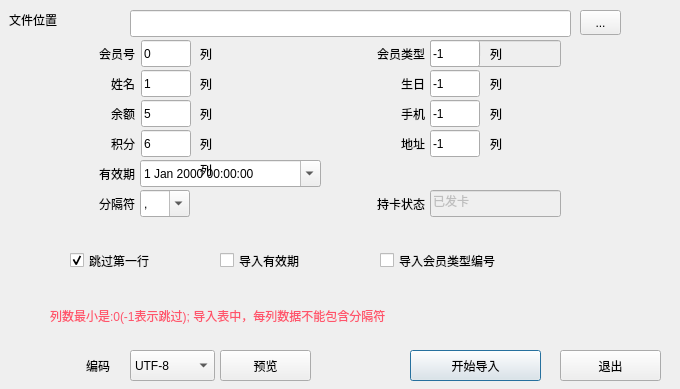
<?xml version="1.0" encoding="UTF-8"?>
<ui version="4.0">
 <class>w_sys_manage_basicdataimport_m_Dialog</class>
 <widget class="QDialog" name="w_sys_manage_basicdataimport_m_Dialog">
  <property name="geometry">
   <rect>
    <x>0</x>
    <y>0</y>
    <width>680</width>
    <height>389</height>
   </rect>
  </property>
  <property name="windowTitle">
   <string>Dialog</string>
  </property>
  <widget class="QCheckBox" name="checkBox">
   <property name="geometry">
    <rect>
     <x>70</x>
     <y>250</y>
     <width>151</width>
     <height>21</height>
    </rect>
   </property>
   <property name="text">
    <string>跳过第一行</string>
   </property>
   <property name="checked">
    <bool>true</bool>
   </property>
  </widget>
  <widget class="QLabel" name="label">
   <property name="geometry">
    <rect>
     <x>20</x>
     <y>40</y>
     <width>115</width>
     <height>27</height>
    </rect>
   </property>
   <property name="text">
    <string>会员号</string>
   </property>
   <property name="alignment">
    <set>Qt::AlignRight|Qt::AlignTrailing|Qt::AlignVCenter</set>
   </property>
  </widget>
  <widget class="QLabel" name="label_2">
   <property name="geometry">
    <rect>
     <x>20</x>
     <y>70</y>
     <width>115</width>
     <height>27</height>
    </rect>
   </property>
   <property name="text">
    <string>姓名</string>
   </property>
   <property name="alignment">
    <set>Qt::AlignRight|Qt::AlignTrailing|Qt::AlignVCenter</set>
   </property>
  </widget>
  <widget class="QLabel" name="label_3">
   <property name="geometry">
    <rect>
     <x>20</x>
     <y>100</y>
     <width>115</width>
     <height>27</height>
    </rect>
   </property>
   <property name="text">
    <string>余额</string>
   </property>
   <property name="alignment">
    <set>Qt::AlignRight|Qt::AlignTrailing|Qt::AlignVCenter</set>
   </property>
  </widget>
  <widget class="QLabel" name="label_4">
   <property name="geometry">
    <rect>
     <x>20</x>
     <y>130</y>
     <width>115</width>
     <height>27</height>
    </rect>
   </property>
   <property name="text">
    <string>积分</string>
   </property>
   <property name="alignment">
    <set>Qt::AlignRight|Qt::AlignTrailing|Qt::AlignVCenter</set>
   </property>
  </widget>
  <widget class="QLabel" name="label_5">
   <property name="geometry">
    <rect>
     <x>20</x>
     <y>160</y>
     <width>115</width>
     <height>27</height>
    </rect>
   </property>
   <property name="text">
    <string>有效期</string>
   </property>
   <property name="alignment">
    <set>Qt::AlignRight|Qt::AlignTrailing|Qt::AlignVCenter</set>
   </property>
  </widget>
  <widget class="QLineEdit" name="lineEdit_no">
   <property name="geometry">
    <rect>
     <x>141</x>
     <y>40</y>
     <width>50</width>
     <height>27</height>
    </rect>
   </property>
   <property name="text">
    <string>0</string>
   </property>
  </widget>
  <widget class="QLineEdit" name="lineEdit_name">
   <property name="geometry">
    <rect>
     <x>141</x>
     <y>70</y>
     <width>50</width>
     <height>27</height>
    </rect>
   </property>
   <property name="text">
    <string>1</string>
   </property>
  </widget>
  <widget class="QLineEdit" name="lineEdit_num">
   <property name="geometry">
    <rect>
     <x>141</x>
     <y>100</y>
     <width>50</width>
     <height>27</height>
    </rect>
   </property>
   <property name="text">
    <string>5</string>
   </property>
  </widget>
  <widget class="QLineEdit" name="lineEdit_point">
   <property name="geometry">
    <rect>
     <x>141</x>
     <y>130</y>
     <width>50</width>
     <height>27</height>
    </rect>
   </property>
   <property name="text">
    <string>6</string>
   </property>
  </widget>
  <widget class="QLineEdit" name="lineEdit_date">
   <property name="geometry">
    <rect>
     <x>141</x>
     <y>160</y>
     <width>50</width>
     <height>27</height>
    </rect>
   </property>
   <property name="text">
    <string>7</string>
   </property>
  </widget>
  <widget class="QLabel" name="label_6">
   <property name="geometry">
    <rect>
     <x>20</x>
     <y>190</y>
     <width>115</width>
     <height>27</height>
    </rect>
   </property>
   <property name="text">
    <string>分隔符</string>
   </property>
   <property name="alignment">
    <set>Qt::AlignRight|Qt::AlignTrailing|Qt::AlignVCenter</set>
   </property>
  </widget>
  <widget class="QComboBox" name="comboBox">
   <property name="geometry">
    <rect>
     <x>140</x>
     <y>190</y>
     <width>50</width>
     <height>27</height>
    </rect>
   </property>
   <property name="editable">
    <bool>true</bool>
   </property>
   <item>
    <property name="text">
     <string>,</string>
    </property>
   </item>
  </widget>
  <widget class="QCheckBox" name="checkBox_2">
   <property name="geometry">
    <rect>
     <x>220</x>
     <y>250</y>
     <width>151</width>
     <height>21</height>
    </rect>
   </property>
   <property name="text">
    <string>导入有效期</string>
   </property>
  </widget>
  <widget class="lds_datetimeEdit" name="dateTimeEdit">
   <property name="geometry">
    <rect>
     <x>140</x>
     <y>160</y>
     <width>181</width>
     <height>27</height>
    </rect>
   </property>
   <property name="calendarPopup">
    <bool>true</bool>
   </property>
  </widget>
  <widget class="QPushButton" name="pushButton_import">
   <property name="geometry">
    <rect>
     <x>410</x>
     <y>350</y>
     <width>131</width>
     <height>31</height>
    </rect>
   </property>
   <property name="text">
    <string>开始导入</string>
   </property>
   <property name="outer_stylesheet" stdset="0">
    <string>pushbutton</string>
   </property>
  </widget>
  <widget class="QPushButton" name="pushButton_2">
   <property name="geometry">
    <rect>
     <x>560</x>
     <y>350</y>
     <width>101</width>
     <height>31</height>
    </rect>
   </property>
   <property name="text">
    <string>退出</string>
   </property>
   <property name="outer_stylesheet" stdset="0">
    <string>pushbutton</string>
   </property>
  </widget>
  <widget class="QLabel" name="label_7">
   <property name="geometry">
    <rect>
     <x>200</x>
     <y>100</y>
     <width>50</width>
     <height>27</height>
    </rect>
   </property>
   <property name="text">
    <string>列</string>
   </property>
  </widget>
  <widget class="QLabel" name="label_8">
   <property name="geometry">
    <rect>
     <x>200</x>
     <y>130</y>
     <width>50</width>
     <height>27</height>
    </rect>
   </property>
   <property name="text">
    <string>列</string>
   </property>
  </widget>
  <widget class="QLabel" name="label_9">
   <property name="geometry">
    <rect>
     <x>200</x>
     <y>70</y>
     <width>50</width>
     <height>27</height>
    </rect>
   </property>
   <property name="text">
    <string>列</string>
   </property>
  </widget>
  <widget class="QLabel" name="label_10">
   <property name="geometry">
    <rect>
     <x>200</x>
     <y>160</y>
     <width>50</width>
     <height>20</height>
    </rect>
   </property>
   <property name="text">
    <string>列</string>
   </property>
  </widget>
  <widget class="QLabel" name="label_11">
   <property name="geometry">
    <rect>
     <x>200</x>
     <y>40</y>
     <width>50</width>
     <height>27</height>
    </rect>
   </property>
   <property name="text">
    <string>列</string>
   </property>
  </widget>
  <widget class="QLineEdit" name="lineEdit_path">
   <property name="geometry">
    <rect>
     <x>130</x>
     <y>10</y>
     <width>441</width>
     <height>27</height>
    </rect>
   </property>
  </widget>
  <widget class="QLabel" name="label_12">
   <property name="geometry">
    <rect>
     <x>9</x>
     <y>10</y>
     <width>111</width>
     <height>20</height>
    </rect>
   </property>
   <property name="text">
    <string>文件位置</string>
   </property>
  </widget>
  <widget class="QToolButton" name="toolButton">
   <property name="geometry">
    <rect>
     <x>580</x>
     <y>10</y>
     <width>41</width>
     <height>25</height>
    </rect>
   </property>
   <property name="text">
    <string>...</string>
   </property>
   <property name="outer_stylesheet" stdset="0">
    <string>pushbutton</string>
   </property>
  </widget>
  <widget class="QLabel" name="label_13">
   <property name="geometry">
    <rect>
     <x>50</x>
     <y>290</y>
     <width>601</width>
     <height>51</height>
    </rect>
   </property>
   <property name="styleSheet">
    <string notr="true">color:#ff546b;</string>
   </property>
   <property name="text">
    <string>列数最小是:0(-1表示跳过); 导入表中，每列数据不能包含分隔符</string>
   </property>
   <property name="wordWrap">
    <bool>true</bool>
   </property>
  </widget>
  <widget class="QLabel" name="label_14">
   <property name="geometry">
    <rect>
     <x>310</x>
     <y>40</y>
     <width>115</width>
     <height>27</height>
    </rect>
   </property>
   <property name="text">
    <string>会员类型</string>
   </property>
   <property name="alignment">
    <set>Qt::AlignRight|Qt::AlignTrailing|Qt::AlignVCenter</set>
   </property>
  </widget>
  <widget class="QLineEdit" name="lineEdit_ch_typeno">
   <property name="enabled">
    <bool>false</bool>
   </property>
   <property name="geometry">
    <rect>
     <x>430</x>
     <y>40</y>
     <width>131</width>
     <height>27</height>
    </rect>
   </property>
   <property name="text">
    <string>默认类别</string>
   </property>
  </widget>
  <widget class="QLabel" name="label_15">
   <property name="geometry">
    <rect>
     <x>490</x>
     <y>70</y>
     <width>50</width>
     <height>27</height>
    </rect>
   </property>
   <property name="text">
    <string>列</string>
   </property>
  </widget>
  <widget class="QLineEdit" name="lineEdit_birthday">
   <property name="geometry">
    <rect>
     <x>430</x>
     <y>70</y>
     <width>50</width>
     <height>27</height>
    </rect>
   </property>
   <property name="text">
    <string>-1</string>
   </property>
  </widget>
  <widget class="QLabel" name="label_16">
   <property name="geometry">
    <rect>
     <x>310</x>
     <y>70</y>
     <width>115</width>
     <height>27</height>
    </rect>
   </property>
   <property name="text">
    <string>生日</string>
   </property>
   <property name="alignment">
    <set>Qt::AlignRight|Qt::AlignTrailing|Qt::AlignVCenter</set>
   </property>
  </widget>
  <widget class="QLabel" name="label_17">
   <property name="geometry">
    <rect>
     <x>310</x>
     <y>100</y>
     <width>115</width>
     <height>27</height>
    </rect>
   </property>
   <property name="text">
    <string>手机</string>
   </property>
   <property name="alignment">
    <set>Qt::AlignRight|Qt::AlignTrailing|Qt::AlignVCenter</set>
   </property>
  </widget>
  <widget class="QLineEdit" name="lineEdit_handtel">
   <property name="geometry">
    <rect>
     <x>430</x>
     <y>100</y>
     <width>50</width>
     <height>27</height>
    </rect>
   </property>
   <property name="text">
    <string>-1</string>
   </property>
  </widget>
  <widget class="QLabel" name="label_18">
   <property name="geometry">
    <rect>
     <x>490</x>
     <y>100</y>
     <width>50</width>
     <height>27</height>
    </rect>
   </property>
   <property name="text">
    <string>列</string>
   </property>
  </widget>
  <widget class="QLabel" name="label_19">
   <property name="geometry">
    <rect>
     <x>490</x>
     <y>130</y>
     <width>50</width>
     <height>27</height>
    </rect>
   </property>
   <property name="text">
    <string>列</string>
   </property>
  </widget>
  <widget class="QLineEdit" name="lineEdit_address">
   <property name="geometry">
    <rect>
     <x>430</x>
     <y>130</y>
     <width>50</width>
     <height>27</height>
    </rect>
   </property>
   <property name="text">
    <string>-1</string>
   </property>
  </widget>
  <widget class="QLabel" name="label_20">
   <property name="geometry">
    <rect>
     <x>310</x>
     <y>130</y>
     <width>115</width>
     <height>27</height>
    </rect>
   </property>
   <property name="text">
    <string>地址</string>
   </property>
   <property name="alignment">
    <set>Qt::AlignRight|Qt::AlignTrailing|Qt::AlignVCenter</set>
   </property>
  </widget>
  <widget class="QLineEdit" name="lineEdit_ch_cardflag">
   <property name="enabled">
    <bool>false</bool>
   </property>
   <property name="geometry">
    <rect>
     <x>430</x>
     <y>190</y>
     <width>131</width>
     <height>27</height>
    </rect>
   </property>
   <property name="text">
    <string>已发卡</string>
   </property>
  </widget>
  <widget class="QLabel" name="label_21">
   <property name="geometry">
    <rect>
     <x>310</x>
     <y>190</y>
     <width>115</width>
     <height>27</height>
    </rect>
   </property>
   <property name="text">
    <string>持卡状态</string>
   </property>
   <property name="alignment">
    <set>Qt::AlignRight|Qt::AlignTrailing|Qt::AlignVCenter</set>
   </property>
  </widget>
  <widget class="QCheckBox" name="checkBox_3">
   <property name="geometry">
    <rect>
     <x>380</x>
     <y>250</y>
     <width>191</width>
     <height>21</height>
    </rect>
   </property>
   <property name="text">
    <string>导入会员类型编号</string>
   </property>
  </widget>
  <widget class="QLabel" name="label_22">
   <property name="geometry">
    <rect>
     <x>490</x>
     <y>40</y>
     <width>50</width>
     <height>27</height>
    </rect>
   </property>
   <property name="text">
    <string>列</string>
   </property>
  </widget>
  <widget class="QLineEdit" name="lineEdit_ch_typeno2">
   <property name="geometry">
    <rect>
     <x>430</x>
     <y>40</y>
     <width>50</width>
     <height>27</height>
    </rect>
   </property>
   <property name="text">
    <string>-1</string>
   </property>
  </widget>
  <widget class="lds_ComboBox" name="comboBox_codec">
   <property name="geometry">
    <rect>
     <x>130</x>
     <y>350</y>
     <width>85</width>
     <height>31</height>
    </rect>
   </property>
   <item>
    <property name="text">
     <string>UTF-8</string>
    </property>
   </item>
   <item>
    <property name="text">
     <string>GBK</string>
    </property>
   </item>
  </widget>
  <widget class="QLabel" name="label_23">
   <property name="geometry">
    <rect>
     <x>9</x>
     <y>350</y>
     <width>101</width>
     <height>31</height>
    </rect>
   </property>
   <property name="text">
    <string>编码</string>
   </property>
   <property name="alignment">
    <set>Qt::AlignRight|Qt::AlignTrailing|Qt::AlignVCenter</set>
   </property>
  </widget>
  <widget class="QPushButton" name="pushButton_preview">
   <property name="geometry">
    <rect>
     <x>220</x>
     <y>350</y>
     <width>91</width>
     <height>31</height>
    </rect>
   </property>
   <property name="text">
    <string>预览</string>
   </property>
   <property name="outer_stylesheet" stdset="0">
    <string>pushbutton</string>
   </property>
  </widget>
 </widget>
 <customwidgets>
  <customwidget>
   <class>lds_ComboBox</class>
   <extends>QComboBox</extends>
   <header>lds_combobox.h</header>
  </customwidget>
  <customwidget>
   <class>lds_datetimeEdit</class>
   <extends>QDateTimeEdit</extends>
   <header>lds_datetimeedit.h</header>
  </customwidget>
 </customwidgets>
 <resources/>
 <connections>
  <connection>
   <sender>pushButton_2</sender>
   <signal>clicked()</signal>
   <receiver>w_sys_manage_basicdataimport_m_Dialog</receiver>
   <slot>reject()</slot>
   <hints>
    <hint type="sourcelabel">
     <x>381</x>
     <y>318</y>
    </hint>
    <hint type="destinationlabel">
     <x>481</x>
     <y>266</y>
    </hint>
   </hints>
  </connection>
 </connections>
</ui>
